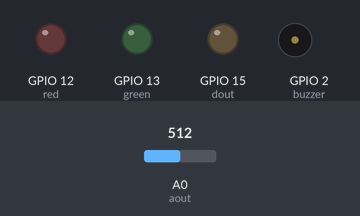
This sketch was run on a simulated ESP8266 (NodeMCU). Parts: output pins drawn as LEDs (lit = HIGH), buzzer (waves = sounding). Inputs (shaded band) come from the test bench; at power-on: A0 (aout) = 512. WiFi joins after 1.5 s; servers stay silent unless stated; what the sketch prints to the serial monitor is not drawn.

Above: at 0.1 s.
At 1.7 s:
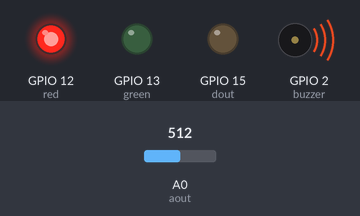
Timing chart, 0 to 3.2 s (numbered marks = the images above):
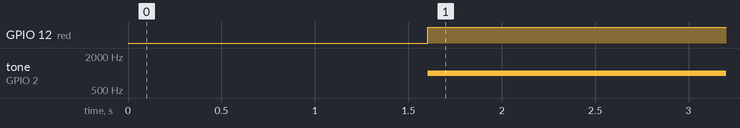

Measured:
- by itself, GPIO 12 (red): LOW → HIGH at 1.6 s
- by itself, tone on GPIO 2 (buzzer): silent → 1000 Hz at 1.6 s

The sketch:

sketch_feb20a.ino
```cpp
const int  aout = A0;
const int dout = 15;
float sensorvalue; //variable to store sensor value
float limit;
int red = 12;
int green = 13;

#include <ESP8266WiFi.h>
#define WIFI_SSID "merowifi"
#define WIFI_PASS "password"

#define HOST_IFTTT "maker.ifttt.com"
#define EVENT_NAME "gas_detected"
#define IFTTT_KEY "noHdYHnkkRvKKC1nDEZ5NV8fXaC4JrVUbf0_RCxzoRL"

const int buzzer = 2;

void wifiSetup() {

  // Set WIFI module to STA mode
  WiFi.mode(WIFI_STA);

  // Connect
  Serial.printf("[WIFI] Connecting to %s ", WIFI_SSID);
  WiFi.begin(WIFI_SSID, WIFI_PASS);

  // Wait
  while (WiFi.status() != WL_CONNECTED) {
    Serial.print(".");
    delay(100);
  }
  Serial.println();

  // Connected!
  Serial.printf("Connected to Wi-Fi %s, IP address: %s\n", WiFi.SSID().c_str(), WiFi.localIP().toString().c_str());

}

void sendNotification() {
  WiFiClient wifiClient;
  const int httpPort = 80;
  if (!wifiClient.connect(HOST_IFTTT, httpPort)) {
    Serial.println("Connection failed");
  }
  else {
    Serial.println("Sending Notification");
    String url = "GET /trigger/gas_detected/with/key/";
    url += IFTTT_KEY;
    url += " HTTP/1.1\r\nHost: ";
    url += HOST_IFTTT;
    url += "\r\nConnection: close\r\n\r\n";
    wifiClient.print(url);
  }
  delay(60000);
}

void setup() {
  Serial.begin(115200);
  pinMode(aout, INPUT);
  pinMode(red, OUTPUT);
  pinMode(green, OUTPUT);
  pinMode(dout, OUTPUT);
  pinMode(buzzer, OUTPUT);

  wifiSetup();

}

void loop() {
  sensorvalue = analogRead(aout);
  limit = digitalRead(dout);
  Serial.println(sensorvalue);//
  //  Serial.println(limit);
  delay(100);
  if (sensorvalue > 200) {
    tone(buzzer, 1000); // Send 1KHz sound signal...
    digitalWrite(red, HIGH);
    Serial.println(sensorvalue);
    digitalWrite(green, LOW);
    delay(1000);
    sendNotification();
  }
  else {
    noTone(buzzer);     // Stop sound...
    digitalWrite(red, LOW);
    digitalWrite(green, HIGH);
    delay(1000);
  }
}
```
